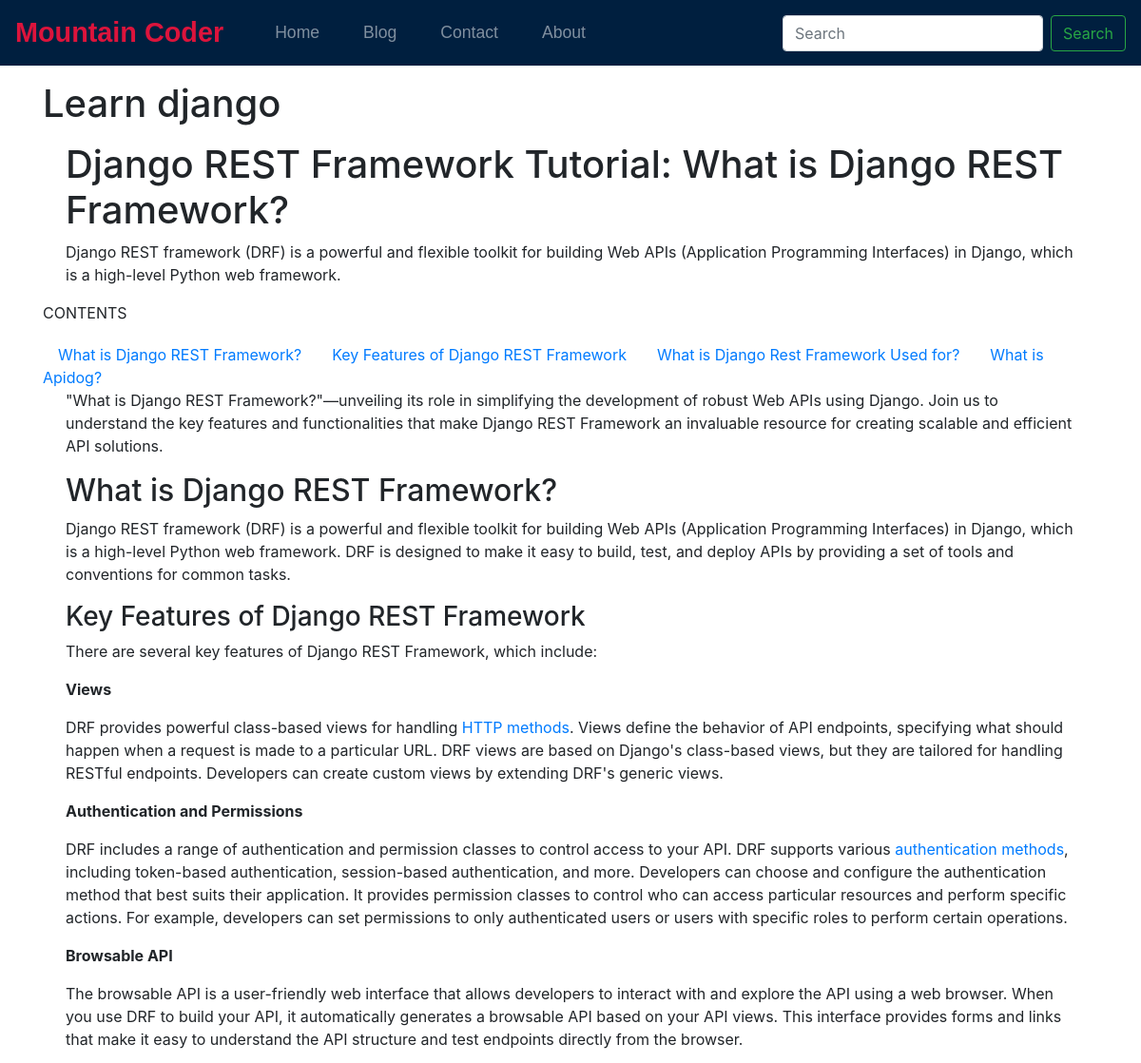
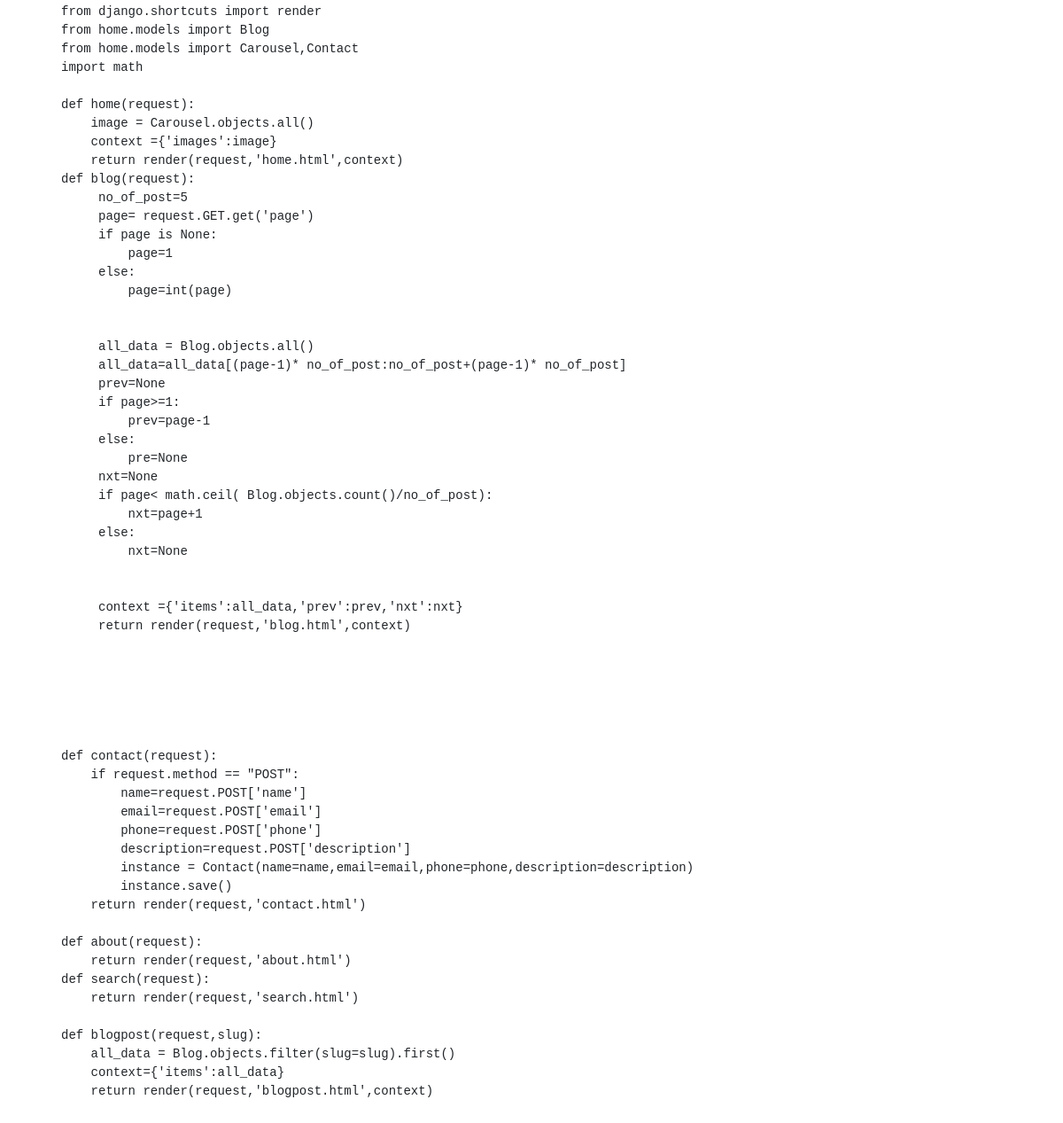
/blogpost/django-tutorial, run on the app's committed database (2 pictures, top to bottom).
### home/models.py (models this page shows)
class Blog(models.Model):
    sno=models.AutoField(primary_key=True)
    title=models.CharField(max_length=20)
    content = HTMLField()
    short_desc = models.CharField(max_length=400, default="")
    slug =models.CharField(max_length=20)
    time = models.DateTimeField(auto_now_add=True)

### home/views.py (the view)
# urls.py: path('blogpost/<str:slug>',views.blogpost),
def blogpost(request,slug):
    all_data = Blog.objects.filter(slug=slug).first()
    context={'items':all_data}
    return render(request,'blogpost.html',context)

### templates/blogpost.html (shortened to what this page needs)
{% extends "main.html" %}
{% block body %}
 <nav class="navbar navbar-expand-lg navbar-dark navbar-custom">
  <a class="navbar-brand" href="#">Mountain Coder</a>
  <div class="collapse navbar-collapse" id="navbarSupportedContent">
    <ul class="navbar-nav mr-auto">
      <li class="nav-item">
        <a class="nav-link" href="/home"
          >Home <span class="sr-only">(current)</span></a
        >
      </li>
      <li class="nav-item">
        <a class="nav-link" href="/blog">Blog</a>
      </li>
      <li class="nav-item">
        <a class="nav-link" href="/contact">Contact</a>
      </li>
      <li class="nav-item">
        <a class="nav-link" href="/about">About</a>
      </li>
    </ul>
    <form action="/search" method="get" class="form-inline my-2 my-lg-0">
      <input
        class="form-control mr-sm-2"
        type="search"
        placeholder="Search"
        aria-label="Search"
      />
      <button class="btn btn-outline-success my-2 my-sm-0" type="submit">
        Search
      </button>
    </form>
  </div>
</nav>
<div class="container">
  <h1 class="my-3">{{items.title}}</h1>
  <div>{{items.content| safe}}</div>
</div>
{% endblock body %}

### static/css/navbar.css (style rules this page uses)
.navbar-custom { background-color: #001f3f; }
.navbar-custom .navbar-brand { color: crimson !important; font-size: 1.8rem; font-weight: 800; font-family: 'Poppins', sans-serif; }
.navbar-custom .nav-item, .navbar-custom .nav-link { font-size: 1.1rem; font-weight: 500; font-family: 'Poppins', sans-serif; margin-left: 15px; }

### data on the page
Blog: title "Learn django", content "Django REST Framework Tutorial: What is Django REST Framework? Django REST framework (DRF) is a powerful and flexible toolkit for building Web APIs (Application Programming Interfaces) in Django, which is a high-level Python web framework. CONTENTS What is Django REST Framework? Key Features of Django REST Framework What is Django Rest Framework Used for? What is Apidog? \"What is Django REST Framework?\"—unveiling its role in simplifying the development of robust Web APIs using Django. Join us to understand the key features and functionalities that make Django REST Framework an invaluable resource for creating scalable and efficient API solutions. What is Django REST Framework? Django REST…"
